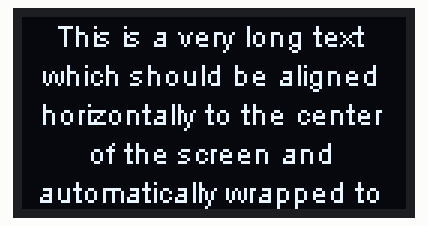
A sketch run on a simulated ESP8266 (NodeMCU). Parts: 128×64 one-colour display.

Above: at 0.1 s.

The sketch:

Exercise_05_05_Solution.ino
```cpp
#include <Wire.h>
#include "SSD1306Wire.h"

SSD1306Wire  display(0x3c, D3, D4);

void setup() {
  // Initialize the driver
  display.init();

  // define font
  display.setFont(ArialMT_Plain_10);

  // add method here to center the text
  display.setTextAlignment(TEXT_ALIGN_CENTER);

  // Set the drawing color once
  display.setColor(WHITE);
}

void loop() {
  // Clear the frame buffer
  display.clear();

  String textToDisplay = "This is a very long text which should be aligned horizontally to the center of the screen and automatically wrapped to the next line.";

  // Find a method in the documentation which draws the above text with line wrap enabled
  display.drawStringMaxWidth(64, 0, 120, textToDisplay);

  // Write the frame buffer to the display.
  display.display();

}
```
